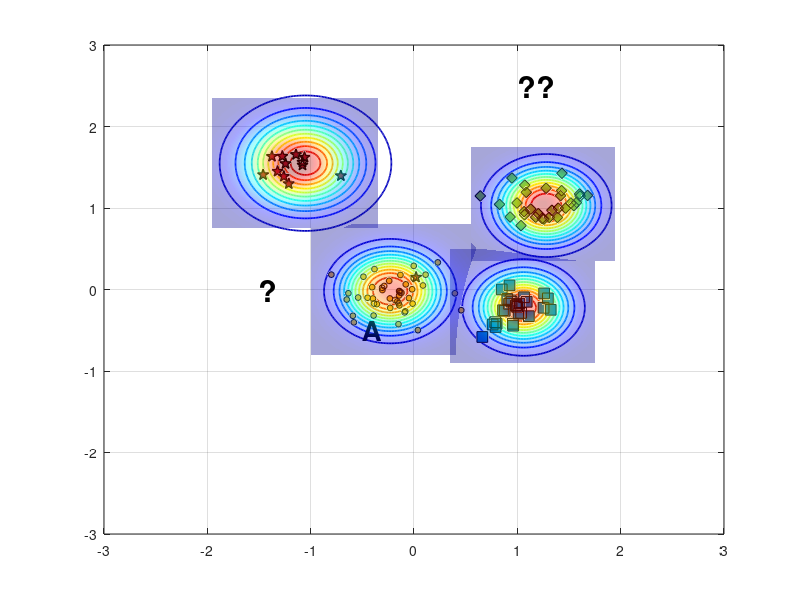

MATLAB code to generate this figure: (Note: this script raises an error after producing the figure.)
%% Reproduce EVM-style demo figure (no toolboxes)
clear; close all; clc; rng(7);

% ---------- 1) 合成四类二维数据 ----------
% 类中心（大致对应图中位置）
C_star  = [-1.15  1.55];   % 红色星
C_diam  = [ 1.25  1.05];   % 绿色菱形
C_square= [ 1.05 -0.20];   % 蓝色方块
C_dot   = [-0.20  0.00];   % 蓝色小点（被 A 标注影响的那簇）

% 协方差（控制每簇形状）
S = @(sx,sy,rho)[sx^2 rho*sx*sy; rho*sx*sy sy^2];
Sig_star   = S(0.18,0.20, 0.05);
Sig_diam   = S(0.22,0.18,-0.10);
Sig_square = S(0.20,0.16, 0.05);
Sig_dot    = S(0.25,0.18, 0.00);

% 从高斯采样（不用 mvnrnd）
sample = @(N,mu,SIG) (randn(N,2)*chol(SIG,'lower') + mu);

X_star   = sample(12,C_star,   Sig_star);
X_diam   = sample(30,C_diam,   Sig_diam);
X_square = sample(28,C_square, Sig_square);
X_dot    = sample(45,C_dot,    Sig_dot);

% 加一个“离群星”靠近 A（见原图左中）
X_star = [X_star; 0.02 0.15];

% ---------- 2) 底面散点与样式 ----------
figure('Color','w','Position',[100,100,800,600]);
hold on; box on; grid on;
z0 = 0; % 所有散点都放在 z=0 的平面

% 确保按照绘制顺序叠放，便于把散点置顶
set(gca,'SortMethod','childorder');

h_star   = scatter3(X_star(:,1),  X_star(:,2),  z0+zeros(size(X_star,1),1),  70, ...
        'pentagram', 'filled', 'MarkerEdgeColor','k', 'MarkerFaceColor',[0.635294 0.0784314 0.184314], 'LineWidth',1.0); % 红色五角星 #A2142F
h_diam   = scatter3(X_diam(:,1),  X_diam(:,2),  z0+zeros(size(X_diam,1),1),  60, ...
        'd', 'filled', 'MarkerEdgeColor','k', 'MarkerFaceColor',[0.466667 0.674510 0.188235]); % 绿色菱形 #77AC30
h_square = scatter3(X_square(:,1),X_square(:,2),z0+zeros(size(X_square,1),1),60, ...
        's', 'filled', 'MarkerEdgeColor','k', 'MarkerFaceColor',[0 0.447059 0.741176]); % 蓝色正方形 #0072BD
h_dot    = scatter3(X_dot(:,1),   X_dot(:,2),   z0+zeros(size(X_dot,1),1),   18, ...
        'o', 'filled', 'MarkerEdgeColor','k', 'MarkerFaceColor',[0.929412 0.694118 0.125490]); % 黄色圆形 #EDB120


% ---------- 3) ψ-model 等值环（彩色同心） ----------
% 采用带形状参的径向函数 psi(r) = exp(-(r/s)^t)
psi = @(X,Y,cx,cy,s,t) exp( - ( sqrt((X-cx).^2 + (Y-cy).^2) ./ s ).^t );

% 选几处“极端向量/代表点”（包含 A 所在）
EV = [ -0.23 -0.02 ;   % A 对应蓝点极端向量
        1.06 -0.22 ;   % 蓝方块
        1.28  1.03 ;   % 绿菱形
       -1.05  1.55 ];  % 红星
scale = [0.42, 0.36, 0.40, 0.48];   % 各自 scale
shape = [2.6,  2.2,  2.4,  2.0];    % 各自 shape

% 网格
[xg,yg] = meshgrid(linspace(-3,3,400));
colormap(jet); caxis([0 1]);

% 等高线层级（红到蓝：高到低）
levels = linspace(1.0,0.05,12);

for k = 1:size(EV,1)
    Z = psi(xg,yg,EV(k,1),EV(k,2),scale(k),shape(k));
    [~, h] = contour(xg,yg,Z,levels);    % 直接画在底面，保持颜色映射
    set(h,'LineWidth',1.25);

    % 将等高线明确压到 z=0（兼容不同 MATLAB 版本）
    ch = get(h,'Children');
    for ic = 1:numel(ch)
        zd = get(ch(ic),'ZData');
        if ~isempty(zd)
            set(ch(ic),'ZData',zeros(size(zd))); % 强制贴在 z=0
        end
    end
end

% 标出 A 与问号
text(-0.5,-0.5,0,'A','FontWeight','bold','FontSize',20,'Color','k');
text( 1, 2.5,0,'??','FontWeight','bold','FontSize',22,'Color','k');
text( -1.5,0,0,'?','FontWeight','bold','FontSize',22,'Color','k');

% ---------- 4) 上方半透明“钟形面”（表示类支持/概率） ----------
% 用四个高斯穹顶，中心与各簇一致
gauss2 = @(X,Y,cx,cy,s) exp(-((X-cx).^2 + (Y-cy).^2)/(2*s^2));
tops  = {C_star, C_diam, C_square, C_dot};
sigT  = [0.32 0.28 0.28 0.32];   % 调小 sigma，使穹顶更集中
amp   = [1.05 0.95 0.90 0.85];

% 抬高穹顶，并缩小每个穹顶的覆盖范围（为每个穹顶使用局部网格）
zlift      = 0.18;   % 统一抬高量（不改变颜色映射）
spanFactor = 2.5;    % 每个穹顶半宽 = spanFactor * sigma（越小覆盖越小）
gridN      = 121;    % 局部网格分辨率

for i=1:4
    cx = tops{i}(1); cy = tops{i}(2);
    span = spanFactor * sigT(i);
    [xgi,ygi] = meshgrid(linspace(cx - span, cx + span, gridN), ...
                         linspace(cy - span, cy + span, gridN));

    Zt = amp(i) * gauss2(xgi,ygi,cx,cy,sigT(i));
    % 用 Zt 作为颜色，Zt+zlift 作为高度，从而抬高且保留原色
    s1 = surf(xgi,ygi, Zt + zlift, Zt, 'EdgeColor','none', 'FaceAlpha',0.35);
end
shading interp; 
% camlight headlight; 
lighting gouraud;

% 将散点推到顶层
uistack([h_star h_diam h_square h_dot], 'top');

% ---------- 5) 轴、视角与观感 ----------
xlim([-2 2]); ylim([-1 3]); zlim([0 1.25]); view(47,21);
axis vis3d; daspect([1 1 0.8]);
set(gca,'FontName','Times New Roman','FontSize',12,'LineWidth',1);
% xlabel('x'); ylabel('y'); zlabel('score / \psi');

% 网格和背景风格
grid on; 
% set(gca,'GridAlpha',0.2,'MinorGridAlpha',0.2);
